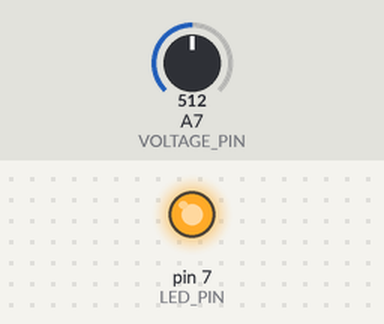
This sketch was run on a simulated Arduino Nano, built with avr-gcc and run on an emulated ATmega328P. Parts: output pins drawn as LEDs (lit = HIGH). Inputs (shaded band) come from the test bench; at power-on: A7 (VOLTAGE_PIN) = 512. No radio packets arrive unless stated; what the sketch prints to the serial monitor is not drawn.

Above: at 0.13 s.
At 2.7 s:
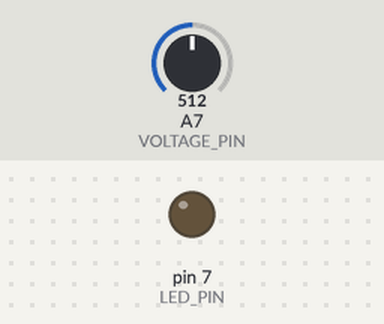
Timing chart, 0 to 6.7 s (numbered marks = the images above):
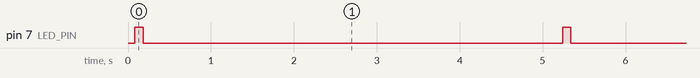

Measured:
- by itself, pin 7 (LED_PIN): alternates HIGH for 0.10 s and LOW for 5.1 s

The sketch:

LoRaSender-1.ino
```cpp
#include <SPI.h>
#include <LoRa.h>

#define LED_PIN 7
#define VOLTAGE_PIN A7

int counter = 0;

const long frequency = 433E6; // LoRa Frequency

const int csPin = 10; // LoRa radio chip select
const int resetPin = 8; // LoRa radio reset
const int irqPin = 2; // change for your board; must be a hardware interrupt pin


void setup() {
  Serial.begin(9600);
  while (!Serial);

  pinMode(LED_PIN, OUTPUT);

  Serial.println("LoRa Sender");

  LoRa.setPins(csPin, resetPin, irqPin);

  // Change frequency to 433 MHz and set pins: chip select D10, reset D8, interrupt D2

  if (!LoRa.begin(frequency)) {
    Serial.println("Starting LoRa failed!");
    while (1);
  }
}

void loop() {
  Serial.print("Sending packet: ");
  Serial.println(counter);

  // Read voltage
  int sensorValue = analogRead(VOLTAGE_PIN);
  float voltage = sensorValue * (5.0 / 1023.0);

  // send packet
  LoRa.beginPacket();
  LoRa.print("hello ");
  LoRa.print(counter);
  LoRa.print(" Voltage: ");
  LoRa.print(voltage);
  LoRa.endPacket();

  // Blink LED
  digitalWrite(LED_PIN, HIGH);
  delay(100);
  digitalWrite(LED_PIN, LOW);

  counter++;

  delay(5000);
}
```
